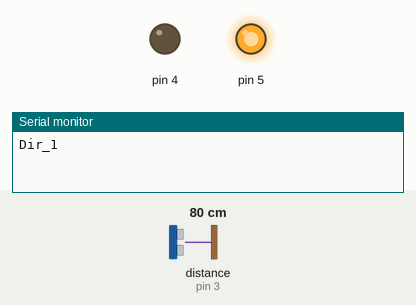
The sketch below on a simulated Arduino Uno, built with avr-gcc and run on an emulated ATmega328P. Shown: output pins drawn as LEDs (lit = HIGH), the last lines printed to the serial monitor. Wiring (inferred from the names in the program): ultrasonic range finder: trigger pin 2; echo pin 3. The test bench sets the inputs (shaded band); at power-on: distance to the obstacle (sensor on pin 3) 80 cm. The echo pulse lasts 58.3 µs per cm; pins used as bus, display or sensor lines are not drawn.

Above: at 1.5 s.
At 8.0 s:
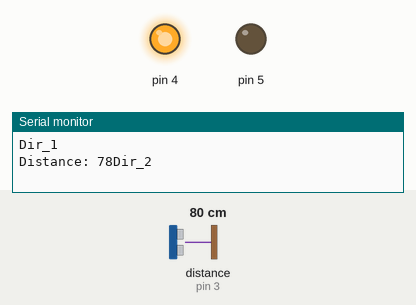
Timing chart, 0 to 16.9 s (numbered marks = the images above):
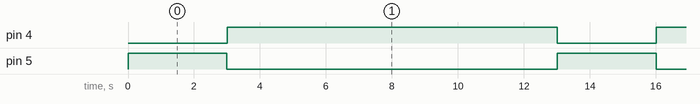

The sketch:

backbone_curvature.ino
```cpp
const int trigPinC = 2;
const int echoPinC = 3;
const int trigPinC1 = 2;
const int echoPinC1 = 3;
// defines variables
long durationC;
int distanceC;
long durationC1;
int distanceC1;
int disC = 12;
float asin(float c){
	float out;
	out= ((c+(c*c*c)/6+(3*c*c*c*c*c)/40+(5*c*c*c*c*c*c*c)/112+
		(35*c*c*c*c*c*c*c*c*c)/1152 +(c*c*c*c*c*c*c*c*c*c*c*0.022)+
		(c*c*c*c*c*c*c*c*c*c*c*c*c*.0173)+(c*c*c*c*c*c*c*c*c*c*c*c*c*c*c*.0139)+
		(c*c*c*c*c*c*c*c*c*c*c*c*c*c*c*c*c*0.0115)+(c*c*c*c*c*c*c*c*c*c*c*c*c*c*c*c*c*c*c*0.01)
		));
	if(c>=.96 && c<.97){out=1.287+(3.82*(c-.96));
}

if(c>=.97 && c<.98){out=(1.325+4.5*(c-.97));} // arcsin
if(c>=.98 && c<.99){out=(1.37+6*(c-.98));}
if(c>=.99 && c<=1){out=(1.43+14*(c-.99));}
return out;
}

float acos(float c)
{
	float out;
	out=asin(sqrt(1-c*c));
	return out;}
	float atan(float c)
	{float out;
		out=asin(c/(sqrt(1+c*c)));
		return out;}


		void setup() {
  // put your setup code here, to run once:
			Serial.begin(9600);
			pinMode(4,OUTPUT);
			pinMode(5,OUTPUT);
//chair strain code
  pinMode(trigPinC, OUTPUT); // Sets the trigPin as an Output
  pinMode(echoPinC, INPUT); // Sets the echoPin as an Input
  pinMode(trigPinC1, OUTPUT); // Sets the trigPin as an Output
  pinMode(echoPinC1, INPUT); // Sets the echoPin as an Input

}

void loop() {
  // put your main code here, to run repeatedly:
	digitalWrite(5 , HIGH);
	digitalWrite(4 , LOW);
	Serial.println("Dir_1");
	delay(3000);
	digitalWrite(5 , LOW);
	digitalWrite(4 , LOW);


	digitalWrite(trigPinC, LOW);
	delayMicroseconds(2);
// Sets the trigPin on HIGH state for 10 micro seconds
	digitalWrite(trigPinC, HIGH);
	delayMicroseconds(10);
	digitalWrite(trigPinC, LOW);
// Reads the echoPin, returns the sound wave travel time in microseconds
	durationC = pulseIn(echoPinC, HIGH);
// Calculating the distance
	distanceC= durationC*0.034/2;
// Prints the distance on the Serial Monitor
	Serial.print("Distance: ");
	Serial.print(distanceC);


	Serial.println("Dir_2");
	digitalWrite(4 , HIGH);
	digitalWrite(5 , LOW);
	delay(10000);
	digitalWrite(4 , LOW);
	digitalWrite(5 , LOW);


	digitalWrite(trigPinC1, LOW);
	delayMicroseconds(2);
	digitalWrite(trigPinC1, HIGH);
	delayMicroseconds(10);
	digitalWrite(trigPinC1, LOW);
	durationC1 = pulseIn(echoPinC1, HIGH);
	distanceC1= durationC1*0.034/2;
	Serial.print(" Distance 2: ");
	Serial.print(distanceC1);


	Serial.print(" Angle with Chair : ");

	Serial.println(atan(float(distanceC - distanceC1)/10)*180/3.14);
}
```

Measured:
- by itself, pin 4: alternates HIGH for 10.0 s and LOW for 3.0 s
- by itself, pin 5: alternates HIGH for 3.0 s and LOW for 10.0 s
- by itself, everything shown: repeats every 13.0 s, in 4 steps
